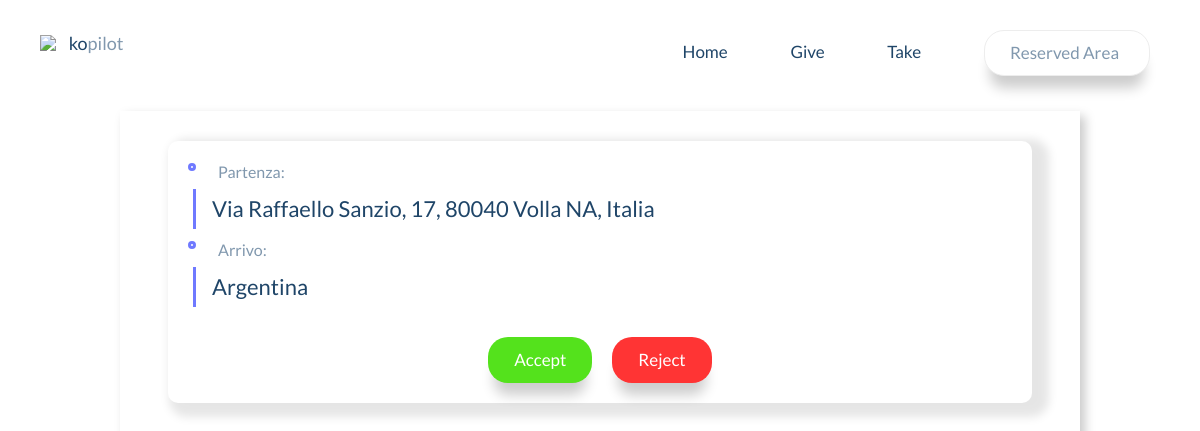
Page /requests (signed in) on the committed database.
### tables this page shows
CREATE TABLE RichiestePassaggio (
    idRichiestaPassaggio INTEGER PRIMARY KEY AUTOINCREMENT,
    _idViaggio INTEGER,
    _idUtente INTEGER,
    indirizzoPartenzaRider TEXT NOT NULL,
    indirizzoArrivo TEXT NOT NULL,
    lat_Arrivo REAL NOT NULL,
    lon_Arrivo REAL NOT NULL,
    Stato TEXT DEFAULT 'In Attesa', -- puÃ² essere Accettato / Rifiutato
    FOREIGN KEY (_idUtente) REFERENCES Utenti(idUtente),
    FOREIGN KEY (_idViaggio) REFERENCES Viaggi(idViaggio) ON DELETE CASCADE
);

### app.py (the view)
@app.route("/requests") # if this path is specified in the URL
def requests():
    is_user_authenticated = request.cookies.get('auth') == 'true'
    if not is_user_authenticated:
        return redirect(url_for('index'))       # is redirected to the index
    notifications = get_notifications()                 # notifications of the logged in user are retrieved
    notificationsNumber = get_notifications_number()    # the number of notifications from the logged in user is retrieved
    return render_template("requests.html", notifications = notifications, notificationsNumber = notificationsNumber)

### function.py (called while the page is built)
def connect(db):
    connetion = sqlite3.connect(db)         # creates a connection to the SQLITE database name passed as an argument
    connetion.row_factory = sqlite3.Row     # the row type is set as an object of type sqlite3.Row
    return connetion                        # the connection thus created is returned

### templates/requests.html (shortened to what this page needs)
<!DOCTYPE html>
<html lang="en" lang="en">
  <head>
    <link rel="stylesheet" href="https://cdnjs.cloudflare.com/ajax/libs/twitter-bootstrap/3.3.7/css/bootstrap.min.css">
    <link rel="stylesheet" href="static/css/style.css">
    <link rel="stylesheet" href="static/css/requests.css">
    <link href="https://cdn.jsdelivr.net/npm/remixicon@3.6.0/fonts/remixicon.css" rel="stylesheet">
  </head>
  <body>
    <header class="header">
        <div class="container header__container">
          <div class="header__logo"><img class="header__img" src="https://image.ibb.co/kcVou6/path3000.png">
            <h1 class="header__title">ko<span class="header__light">pilot</span></h1>
          </div>
          <div class="header__menu">
            <nav id="navbar" class="header__nav collapse">
              <ul class="header__elenco">
                <li class="header__el"><a href="/home" class="header__link">Home</a></li>
                <li class="header__el"><a href="/give" class="header__link">Give</a></li>
                <li class="header__el"><a href="/take" class="header__link">Take</a></li>
                <li class="header__el header__el--blue"><a class="btn btn--white" id="signin">Reserved Area<i class="ri-arrow-down-s-line" style="padding-left: 0.5rem;"></i></a>
                </li>
              </ul>
            </nav>
          </div>
        </div>
    </header>
    <section id="content">
        {% if notifications %}
          <div class="container-cards">
            {% for notify in notifications %}
            <div class="response-card" id="richiesta_{{ notify.idRichiestaPassaggio }}">
              <div class="timeline-content">
                <ul>
                  <li>
                    <span> Partenza:</span>
                    <h3>{{ notify.indirizzoPartenzaRider }}</h3>
                  </li>
                  <li>
                    <span> Arrivo:</span>
                    <h3>{{ notify.indirizzoArrivo }}</h3>
                  </li>
                </ul>
              </div>
              <div class="card-btn">
                <div class="btn-padd">
                  <a class="btn btn--green btn--width" onclick="acceptRide('{{ notify.idRichiestaPassaggio }}')">Accept</a>
                </div>
                <div class="btn-padd">
                  <a class="btn btn--red btn--width" onclick="rejectRide('{{ notify.idRichiestaPassaggio }}')">Reject</a>
                </div>
              </div>
            </div>
            {% endfor %}
          </div>
        {% else %}
          <div class="img-placeholder">
            <img src="static/img/log.svg">
            <p id="placeholder-p"> You have no pending requests!</p>
          </div>
        {% endif %}
    </section>
  </body>
</html>

### static/css/style.css (style rules this page uses)
:root { --primary-color: #3A9FFF; --secondary-color: #6f79ff; --text-color: #8198AE; }
html, body { margin: 0; padding: 0; font-family: 'Lato', sans-serif; color: #1f4568; scroll-behavior: smooth; }
body { background-image: url("https://image.ibb.co/de6JzG/bitmap_1_1.png"); background-size:cover; background-repeat:no-repeat; background-position: center; }
.collapse { display: block; }
.btn { background-color:var(--primary-color); border-radius: 20px; font-size: 17px; padding: 10px 25px; color: #fff; box-shadow: 0px 18px 13px -6px rgba(0, 0, 0,0.2); transition: all 0.4s; -webkit-transition: all 0.4s; -moz-transition: all 0.4s; -ms-transition: all 0.4s; -o-transition: all 0.4s; }
.btn--white { background-color: #fff; border: 1px solid #ededed; color: var(--text-color); }
.header { padding: 30px 25px; }
.header__elenco { padding: 0; margin: 0; list-style: none; }
.header__menu { float: right; }
.header__el { padding: 0 30px; font-size: 10px; display: inline-block; }
.header__img { display: inline-block; vertical-align: middle; }
.header__logo, .header__menu { display: inline-block; vertical-align: middle; }
.header__title { font-size: 18px; margin: 0; margin-left: 10px; display: inline-block; line-height: 18px; vertical-align: middle; }
.header__light { color: var(--text-color); }
.header__link { color: #1f4568; font-size: 17px; }
.header__el--blue { position: relative; }
#signin { margin-bottom: 5px; }

### static/css/requests.css (style rules this page uses)
#content { width: 100%; height: 80vh; display: flex; justify-content: center; align-items: center; }
.container-cards { width: 80%; height: 80vh; display: flex; flex-direction: column; align-items: center; box-shadow: 5px 5px 10px rgba(0, 0, 0, .212); overflow-y: auto; padding-top: 30px; }
.response-card { background: #fff; border-radius: 10px; width: 90%; margin-bottom: 30px; padding-bottom: 20px; box-shadow: 9px 6px 10px 8px rgba(0, 0, 0, 0.1); }
.timeline-content { padding: 20px; }
.timeline-content ul { list-style: none; padding: 0; margin: 0; }
.timeline-content ul li span { font-size: 16px; color: var(--text-color); display: block; margin-bottom: -15px; padding: 0px 0px 0px 30px; position: relative; }
.timeline-content ul li span::before { content: ""; position: absolute; width: 8px; height: 8px; border: 3px solid var(--secondary-color); top: 2px; left: 0; border-radius: 50px; }
.timeline-content ul li h3 { font-size: 22px; line-height: 30px; border: 3px solid var(--secondary-color); border-width: 0 0 0 3px; padding: 5px 0 5px 16px; margin-left: 5px; }
.btn--red { background-color: #ff3434; }
.btn--green { background-color: #54e21c; }
.card-btn { display: flex; flex-direction: row; flex-wrap: nowrap; justify-content: center; }
.btn-padd { padding: 0px 10px 0px 10px; }

### rows in the picture
RichiestePassaggio: indirizzoPartenzaRider "Via Raffaello Sanzio, 17, 80040 Volla NA, Italia", indirizzoArrivo "Argentina"
